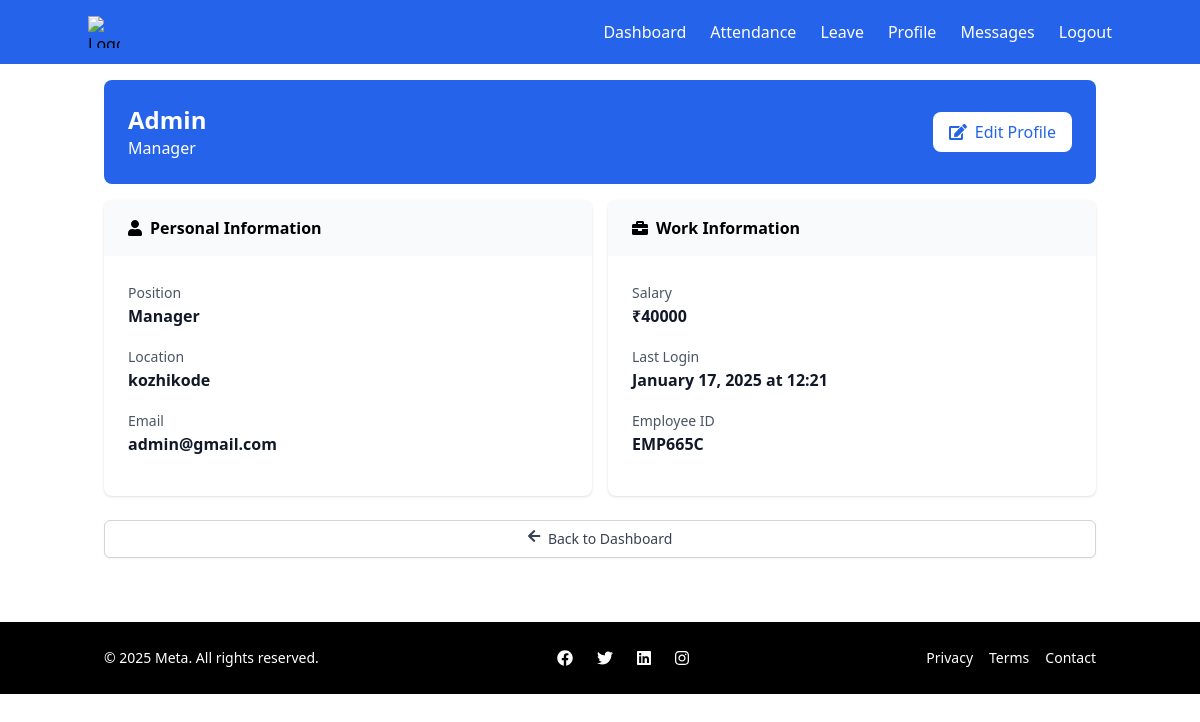
Screenshot of /profiles/profile/ (signed in) with the database file from the repository.
### account/models.py (models this page shows, shortened)
class UserProfile(models.Model):
    user = models.OneToOneField(User, on_delete=models.CASCADE)
    bio = models.TextField(blank=True, null=True)
    position = models.CharField(
        max_length=100,
        choices=[
            ('developer', 'Developer'),
            ('uiux', 'UI/UX Designer'),
            ('manager', 'Manager'),
            ('analyst', 'Analyst'),
        ],
        default='developer'
    )
    place = models.CharField(max_length=100, default='Unknown')
    salary = models.DecimalField(max_digits=10, decimal_places=2, blank=True, null=True)
    last_login_time = models.DateTimeField(blank=True, null=True)
    employee_id = models.CharField(max_length=20, unique=True, null=True)

### profiles/views.py (the view)
# urls.py: path('profile/', views.profile_view, name='profile'),
@login_required
def profile(request):
    user_profile, created = UserProfile.objects.get_or_create(user=request.user)
    if request.method == 'POST':
        form = UserProfileForm(request.POST, request.FILES, instance=user_profile)
        if form.is_valid():
            form.save()
            return redirect('profile')
    else:
        form = UserProfileForm(instance=user_profile)
    employee_id = user_profile.employee_id
    return render(request, 'profile.html', {
        'form': form,
        'user_profile': user_profile,
        'employee_id': employee_id,
    })

### templates/profile.html (shortened to what this page needs)
{% load static %}
{% include 'base.html' %}
{% include 'navbar.html' %}
<div class="container mx-auto px-4 py-4">
  <div class="mb-4">
    <div class="w-full">
      <div class="bg-blue-600 text-white rounded-lg">
        <div class="p-6 flex items-center justify-between">
          <div>
            <h1 class="text-2xl font-bold mb-0">{{ user_profile.user.username|capfirst }}</h1>
            <p class="mb-0">{{ user_profile.get_position_display }}</p>
          </div>
          <button class="bg-white text-blue-600 px-4 py-2 rounded-lg hover:bg-blue-50 transition-colors" data-bs-toggle="modal" data-bs-target="#editProfileModal">
            <i class="fas fa-edit mr-2"></i>Edit Profile
          </button>
        </div>
      </div>
    </div>
  </div>
  <div class="grid grid-cols-1 md:grid-cols-2 gap-4">
    <div>
      <div class="bg-white rounded-lg shadow h-full">
        <div class="bg-gray-50 px-6 py-4 rounded-t-lg">
          <h5 class="font-bold mb-0"><i class="fas fa-user mr-2"></i>Personal Information</h5>
        </div>
        <div class="p-6">
          <div class="mb-4">
            <label class="text-gray-600 text-sm">Position</label>
            <p class="text-gray-900 font-semibold">{{ user_profile.get_position_display }}</p>
          </div>
          <div class="mb-4">
            <label class="text-gray-600 text-sm">Location</label>
            <p class="text-gray-900 font-semibold">{{ user_profile.place }}</p>
          </div>
          <div class="mb-4">
            <label class="text-gray-600 text-sm">Email</label>
            <p class="text-gray-900 font-semibold">{{ user_profile.user.email }}</p>
          </div>
        </div>
      </div>
    </div>
    <div>
      <div class="bg-white rounded-lg shadow h-full">
        <div class="bg-gray-50 px-6 py-4 rounded-t-lg">
          <h5 class="font-bold mb-0"><i class="fas fa-briefcase mr-2"></i>Work Information</h5>
        </div>
        <div class="p-6">
          <div class="mb-4">
            <label class="text-gray-600 text-sm">Salary</label>
            <p class="text-gray-900 font-semibold">₹{{ user_profile.salary|floatformat:-1 }}</p>
          </div>
          <div class="mb-4">
            <label class="text-gray-600 text-sm">Last Login</label>
            <p class="text-gray-900 font-semibold">{{ user_profile.last_login_time|date:"F j, Y" }} at {{ user_profile.last_login_time|time:"H:i" }}</p>
          </div>
          <div class="mb-4">
            <label class="text-gray-600 text-sm">Employee ID</label>
            <p class="text-gray-900 font-semibold">{{ employee_id }}</p>
          </div>
        </div>
      </div>
    </div>
  </div>
  <div class="mt-6">
    <a href="{% url 'home' %}" class="w-full inline-flex justify-center py-2 px-4 border border-gray-300 rounded-md shadow-sm text-sm font-medium text-gray-700 bg-white hover:bg-gray-50 focus:outline-none focus:ring-2 focus:ring-offset-2 focus:ring-blue-500">
      <i class="fas fa-arrow-left mr-2"></i> Back to Dashboard
    </a>
  </div>
</div>
{% include 'footer.html' %}

### rows the page displays
UserProfile: user.username "Admin", position "Manager", place "kozhikode", user.email "admin@gmail.com", salary "40000", last_login_time "January 17, 2025", last_login_time "12:21", employee "EMP665C"
